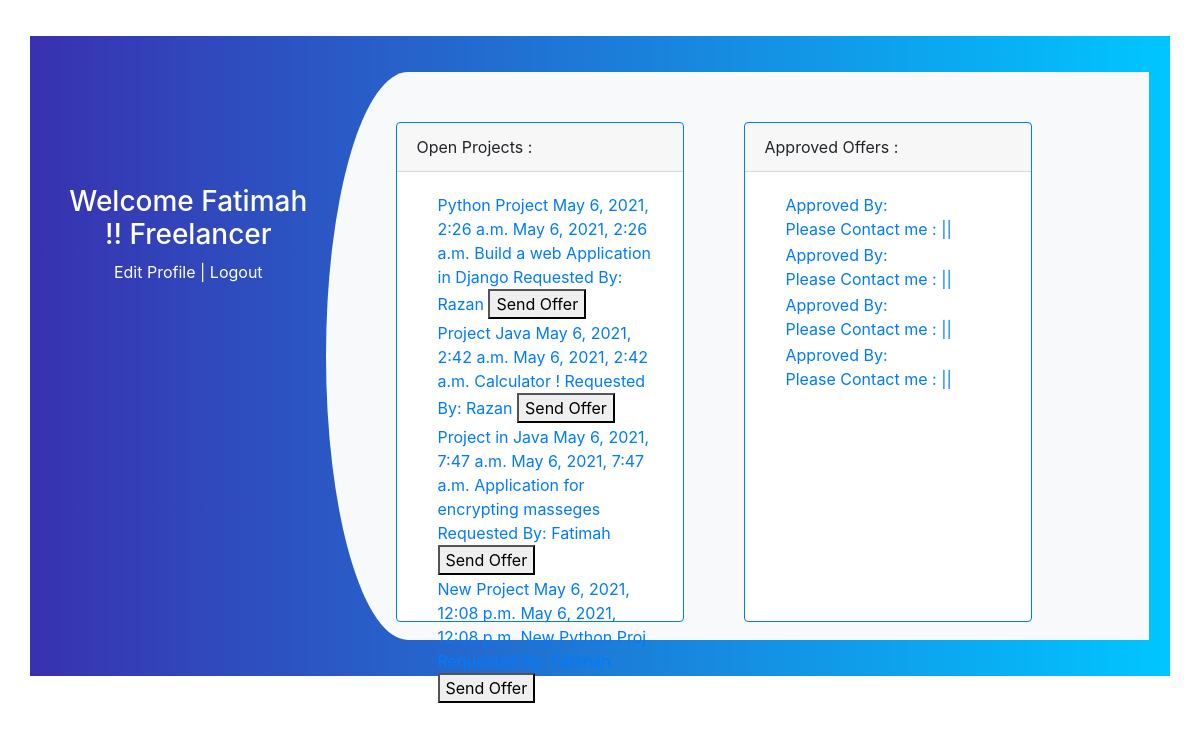
Screenshot of /freelancer (signed in) with the database file from the repository.
### app/models.py (models this page shows)
class Customer(models.Model):
    fname = models.CharField(max_length=30)
    lname = models.CharField(max_length=30)
    phone_no= models.IntegerField()
    email = models.CharField(max_length=30)
    password = models.CharField(max_length=30)
    created_at = models.DateTimeField(auto_now_add=True)
    updated_at = models.DateTimeField(auto_now=True)
    objects = CostumerManager()

class Project(models.Model):
    proj_name = models.CharField(max_length=250)
    freelancer=models.ForeignKey(Freelancer, related_name="freelancer" ,on_delete = models.CASCADE, null=True)
    customer=models.ForeignKey(Customer, related_name="customer" ,on_delete = models.CASCADE)
    start_date=models.DateTimeField(auto_now_add=True)
    deadline = models.DateTimeField(auto_now=True)
    discription = models.CharField(max_length=230)
    created_at = models.DateTimeField(auto_now_add=True)
    updated_at = models.DateTimeField(auto_now=True)

class Request(models.Model):
    request = models.CharField(max_length=250)
    offer_from=models.ForeignKey(Freelancer, related_name="request" ,on_delete = models.CASCADE,null=True)
    customer=models.ForeignKey(Customer, related_name="customer1" ,on_delete = models.CASCADE,null=True)
    project=models.ForeignKey(Project, related_name="project" ,on_delete = models.CASCADE,null=True)
    created_at = models.DateTimeField(auto_now_add=True)
    updated_at = models.DateTimeField(auto_now=True)

### app/views.py (the view)
# urls.py: path('freelancer' , views.freelancer),
def freelancer(request):
    context = {
        'all_users' : Freelancer.objects.all(),
        'all_projects': Project.objects.all(),
        'all_request': Request.objects.all()
    }
    return render(request, 'freelancer.html',context)

### app/templates/freelancer.html (shortened to what this page needs)
<!DOCTYPE html>
<html lang="en">
<head>
    {% load static %}
    <link rel="stylesheet" href="{% static 'style.css' %}">
    <link rel="stylesheet" href="https://cdnjs.cloudflare.com/ajax/libs/twitter-bootstrap/4.3.1/css/bootstrap.min.css">
</head>
<body>
    <div class="container register">
        <div class="row">
            <div class="col-md-3 register-left">
                <img src="C:\Users\Rooz albasha\Desktop\project\weather\log in logo.jpg" alt="">
                <h3>Welcome {{request.session.fname}} !! Freelancer
                </h3>
                <a href='edit_account/{{request.session.uid}}'>Edit Profile </a>|
                <a href='/logout'>Logout</a>
            </div>
            <div class="col-md-9 register-right">
                <div class="card border-primary mb-2" style="max-width: 18rem;">
                    <div class="card-header">Open Projects :</div>
                        <div class="card-body text-primary">
                            {% for proj in all_projects  %}
                            <table>
                                <tr>
                                    <td>{{proj.proj_name}}
                                        {{proj.start_date}}
                                        {{proj.deadline}}
                                        {{proj.discription}}
                                        Requested By: {{proj.customer.fname}}
                                        <a href="/accept_req"><button>Send Offer</button></a>
                                    </td>
                                </tr>
                                {% endfor %}
                            </table>
                        </div>
                </div>
                <div class="card border-primary mb-2" style="max-width: 18rem;">
                    <div class="card-header">Approved Offers :</div>
                        <div class="card-body text-primary">
                            {% for offer in all_request %}
                            {% if offer.offer_from.id == request.session.uid %}
                            <table>
                                <tr>
                                    <td> {{offer.proj_name}}
                                        Approved By: <b>{{offer.customer.fname}} {{offer.customer.lname}}</b><br>
                                        Please Contact me : {{offer.customer.phone_no}}||{{offer.customer.email}}
                                    </td>
                                </tr>
                                {% endif %}
                                {% endfor %}
                            </table>
                        </div>
                </div>
            </div>
    </div>
</body>
</html>

### app/static/style.css (style rules this page uses)
.register { background: -webkit-linear-gradient(left, #3931af, #00c6ff); margin-top: 3%; padding: 3%; }
.register-left { text-align: center; color: #fff; margin-top: 4%; }
.register-right { background: #f8f9fa; border-top-left-radius: 10% 50%; border-bottom-left-radius: 10% 50%; }
.register-left img { margin-top: 15%; margin-bottom: 5%; width: 25%; -webkit-animation: mover 2s infinite alternate; animation: mover 1s infinite alternate; }

### app/templates/freelancer.html (style rules this page uses)
.register { background: -webkit-linear-gradient(left, #3931af, #00c6ff); margin-top: 3%; padding: 3%; }
.register-left { height: 300px; text-align: center; color: #fff; margin-top: 4%; }
.register-right { background: #f8f9fa; border-top-left-radius: 10% 50%; border-bottom-left-radius: 10% 50%; padding: 10px; display: flex; }
.register-left img { margin-top: 15%; margin-bottom: 5%; width: 25%; -webkit-animation: mover 2s infinite alternate; animation: mover 1s infinite alternate; }
a { color:white; }
img { width: 200px; padding: 10px; margin-top: 10px; margin-left: 30px; }
table { padding: 40px; margin-left: 20px; }
.card { margin-top: 40px; margin-left: 60px; height:500px; width: 400px; }

### rows the page displays
Customer: session.fname "Fatimah"
Project: proj_name "Python Project", start_date "May 6, 2021, 2:26 a.m.", deadline "May 6, 2021, 2:26 a.m.", discription "Build a web Application in Django", customer.fname "Razan"
Project: proj_name "Project Java", start_date "May 6, 2021, 2:42 a.m.", deadline "May 6, 2021, 2:42 a.m.", discription "Calculator !", customer.fname "Razan"
Project: proj_name "Project in Java", start_date "May 6, 2021, 7:47 a.m.", deadline "May 6, 2021, 7:47 a.m.", discription "Application for encrypting masseges", customer.fname "Fatimah"
Project: proj_name "New Project", start_date "May 6, 2021, 12:08 p.m.", deadline "May 6, 2021, 12:08 p.m.", discription "New Python Proj"
